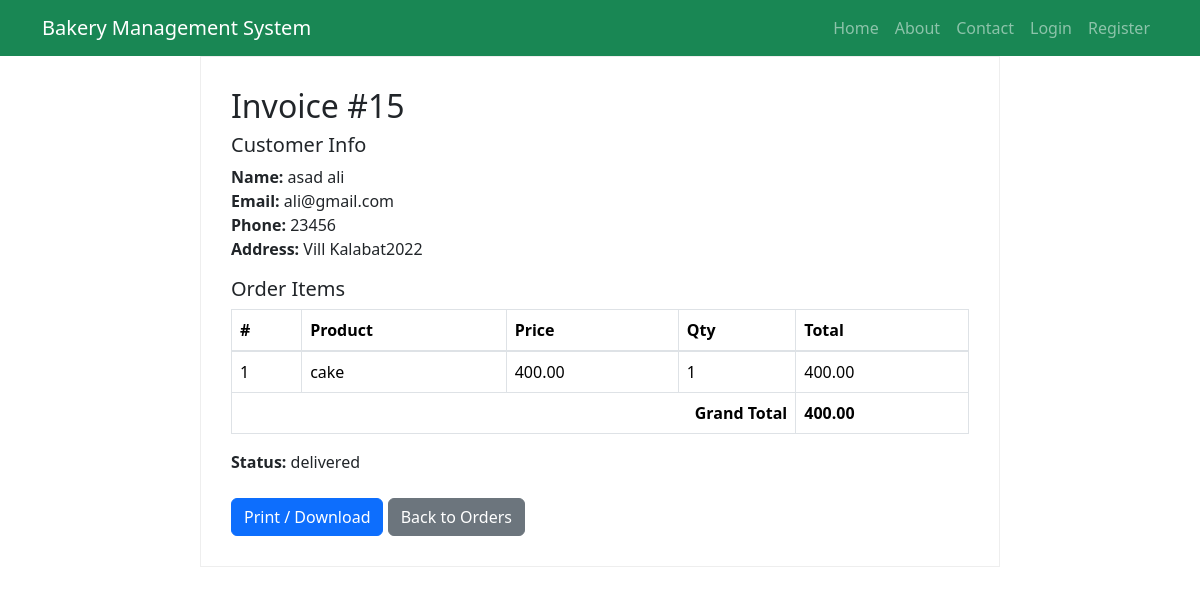
/customer/invoice/history.php?id=15, run on the app's committed database.
### tables this page shows
CREATE TABLE `orders` (
  `order_id` int(11) NOT NULL,
  `customer_id` int(11) DEFAULT NULL,
  `order_date` datetime DEFAULT current_timestamp(),
  `delivery_date` date DEFAULT NULL,
  `status` enum('pending','processing','ready','delivered','cancelled') DEFAULT 'pending',
  `total_amount` decimal(10,2) DEFAULT NULL,
  `notes` text DEFAULT NULL
);

CREATE TABLE `customers` (
  `customer_id` int(11) NOT NULL,
  `full_name` varchar(100) NOT NULL,
  `username` varchar(100) DEFAULT NULL,
  `email` varchar(100) DEFAULT NULL,
  `password` varchar(255) NOT NULL,
  `phone` varchar(20) DEFAULT NULL,
  `address` text DEFAULT NULL,
  `loyalty_points` int(11) DEFAULT 0,
  `is_active` tinyint(1) DEFAULT 1,
  `last_login` datetime DEFAULT NULL,
  `created_at` timestamp NOT NULL DEFAULT current_timestamp()
);

CREATE TABLE `order_items` (
  `order_item_id` int(11) NOT NULL,
  `order_id` int(11) DEFAULT NULL,
  `product_id` int(11) DEFAULT NULL,
  `quantity` int(11) DEFAULT NULL,
  `price` decimal(10,2) DEFAULT NULL
);

CREATE TABLE `products` (
  `product_id` int(11) NOT NULL,
  `name` varchar(100) NOT NULL,
  `description` text DEFAULT NULL,
  `category` varchar(50) DEFAULT NULL,
  `price` decimal(10,2) NOT NULL,
  `image` varchar(255) DEFAULT NULL,
  `is_available` tinyint(1) DEFAULT 1,
  `created_at` timestamp NOT NULL DEFAULT current_timestamp()
);

### customer/invoice/history.php (the view, shortened to what this page needs)
<?php
$baseURL = '/bakery';
$projectRoot = $_SERVER['DOCUMENT_ROOT'] . $baseURL;
require_once $projectRoot . '/header.php';
$order_id = intval($_GET['id']);
$order_sql = "SELECT o.*, c.full_name, c.email, c.phone, c.address
              FROM orders o
              JOIN customers c ON o.customer_id = c.customer_id
              WHERE o.order_id = ?";
$stmt = $conn->prepare($order_sql);
$stmt->bind_param("i", $order_id);
$stmt->execute();
$order_result = $stmt->get_result();
$order = $order_result->fetch_assoc();
$item_sql = "SELECT oi.*, p.name
             FROM order_items oi
             JOIN products p ON oi.product_id = p.product_id
             WHERE oi.order_id = ?";
$stmt = $conn->prepare($item_sql);
$stmt->bind_param("i", $order_id);
$stmt->execute();
$items_result = $stmt->get_result();
$items = [];
while ($row = $items_result->fetch_assoc()) {
    $items[] = $row;
}
?>
<!DOCTYPE html>
<html>
<head>
    <link rel="stylesheet" href="../../assets/bootstrap.min.css">
</head>
<body>
<div class="invoice-box">
    <h2>Invoice #<?= $order_id ?></h2>
    <h5>Customer Info</h5>
    <p>
        <strong>Name:</strong> <?= htmlspecialchars($order['full_name']) ?><br>
        <strong>Email:</strong> <?= htmlspecialchars($order['email']) ?><br>
        <strong>Phone:</strong> <?= htmlspecialchars($order['phone']) ?><br>
        <strong>Address:</strong> <?= nl2br(htmlspecialchars($order['address'])) ?>
    </p>
    <h5>Order Items</h5>
    <table class="table table-bordered">
        <thead>
        <tr>
            <th>#</th>
            <th>Product</th>
            <th>Price</th>
            <th>Qty</th>
            <th>Total</th>
        </tr>
        </thead>
        <tbody>
        <?php
        $grandTotal = 0;
        foreach ($items as $index => $item):
            $total = $item['price'] * $item['quantity'];
            $grandTotal += $total;
            ?>
            <tr>
                <td><?= $index + 1 ?></td>
                <td><?= htmlspecialchars($item['name']) ?></td>
                <td><?= number_format($item['price'], 2) ?></td>
                <td><?= $item['quantity'] ?></td>
                <td><?= number_format($total, 2) ?></td>
            </tr>
        <?php endforeach; ?>
        </tbody>
        <tfoot>
        <tr>
            <th colspan="4" class="text-end">Grand Total</th>
            <th><?= number_format($grandTotal, 2) ?></th>
        </tr>
        </tfoot>
    </table>
    <p><strong>Status:</strong> <?= htmlspecialchars($order['status']) ?></p>
    <div class="mt-4">
        <button onclick="window.print()" class="btn btn-primary">Print / Download</button>
        <a href="../orders/index.php" class="btn btn-secondary">Back to Orders</a>
    </div>
</div>
</body>
</html>

### customer/invoice/history.php (style rules this page uses)
.invoice-box { padding: 30px; max-width: 800px; margin: auto; border: 1px solid #eee; background: #fff; }

### data on the page
orders: customer.full_name "asad ali", customer.email "ali@gmail.com", customer.phone "23456", customer.address "Vill Kalabat2022", status "delivered"
order_items: product.name "cake", price "400.00", quantity "1"

### other printed values
$order_id "15"
$grandTotal "400.00"
